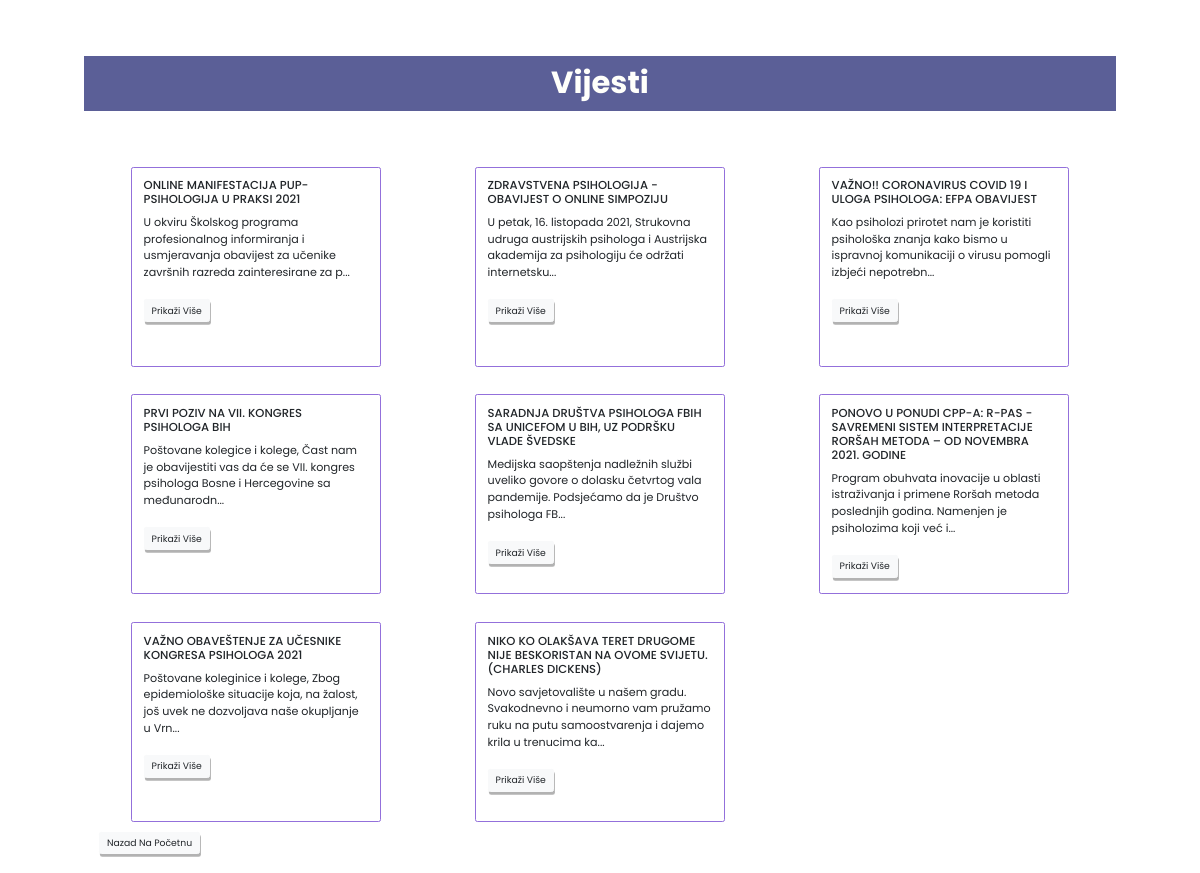
The app's page /vijesti/vijesti.php with its own data.
### tables this page shows
CREATE TABLE `data` (
  `id` int(11) NOT NULL,
  `title` varchar(255) NOT NULL,
  `content` longtext NOT NULL
);

### vijesti/logic.php (called while the page is built, shortened)
<?php
    $conn = mysqli_connect("localhost", "root", "", "inf_baza");
    $sql = "SELECT * FROM data";
    $query = mysqli_query($conn, $sql);
?>

### vijesti/vijesti.php (the view, shortened to what this page needs)
<?php
    include "logic.php";
?>
<!DOCTYPE html>
<html lang="en">
<head>
<link rel="stylesheet" href="stil.css">
    <link rel="stylesheet" href="https://stackpath.bootstrapcdn.com/bootstrap/4.5.2/css/bootstrap.min.css">
</head>
<body style="background-image: url(139.jpg);">
    <section> <h1 class="heading"><b>Vijesti</b></h1>
    <div class="container mt-5">
        <div class="row">
            <?php foreach($query as $q){ ?>
                <div class="col-12 col-lg-4 d-flex justify-content-center">
                    <div class="card text-black bg-white mt-5" style="width: 250px; height: 200px; border-color: mediumpurple;">
                        <div class="card-body">
                            <h5 class="card-title" style="text-transform: uppercase;"><?php echo $q['title'];?></h5>
                            <p class="card-text" style="text-transform: none; font-size: 1.2rem"><?php echo substr($q['content'], 0, 130);?>...</p>
                            <a href="pregledaj.php?id=<?php echo $q['id']?>" class="btn btn-light">Prikaži više <span class="text-danger"></span></a>
                        </div>
                    </div>
                </div>
            <?php }?>
        </div>
        <a href="http://localhost/infiniteopolis/index.php#home" class="btn btn-light my-3">Nazad na početnu</a>
    </div>
</section>
</body>
</html>

### vijesti/stil.css (style rules this page uses)
:root { --gradient: linear-gradient(90deg, #FFFFFB, #5B5F97); }
* { font-family: 'Poppins', sans-serif; margin: 0; padding: 0; box-sizing: border-box; border: none; outline: none; text-decoration: none; text-transform: capitalize; transition: all .2s linear; }
html { font-size: 58%; overflow-x: hidden; }
body { background: url('slike/139.jpg'); background-size: cover; }
.btn { padding: 1rem 3rem; font-size: 2rem; color: #fff; background: #5B5F97; margin-top: 1rem; border-radius: 12px; cursor: pointer; box-shadow: 0.1rem .3rem rgba(0, 0, 0, .3); vertical-align: center; align-content: center; position: relative; z-index: 0; overflow: hidden; }
.btn::before { content: ''; position: absolute; top: -1rem; left:-100%; background: #fff; height: 150%; width: 20%; transform: rotate(25deg); z-index: -1; }
section { min-height: 100vh; padding: 1rem 7%; padding-top: 6rem; }
.heading { background:#5B5F97 ; padding: 1rem; font-size: 3.3rem; text-align: center; color: #FFFFFB; }

### records on screen
data: title "ONLINE MANIFESTACIJA PUP- PSIHOLOGIJA U PRAKSI 2021", content "U okviru Školskog programa profesionalnog informiranja i usmjeravanja obavijest za učenike završnih razreda zainteresirane za p"
data: title "ZDRAVSTVENA PSIHOLOGIJA - OBAVIJEST O ONLINE SIMPOZIJU", content "U petak, 16. listopada 2021, Strukovna udruga austrijskih psihologa i Austrijska akademija za psihologiju će održati internetsku"
data: title "VAŽNO!! CORONAVIRUS COVID 19 I ULOGA PSIHOLOGA: EFPA OBAVIJEST", content "Kao psiholozi prirotet nam je koristiti psihološka znanja kako bismo u ispravnoj komunikaciji o virusu pomogli izbjeći nepotrebn"
data: title "PRVI POZIV NA VII. KONGRES PSIHOLOGA BIH", content "Poštovane kolegice i kolege, Čast nam je obavijestiti vas da će se VII. kongres psihologa Bosne i Hercegovine sa međunarodn"
data: title "SARADNJA DRUŠTVA PSIHOLOGA FBIH SA UNICEFOM U BIH, UZ PODRŠKU VLADE ŠVEDSKE", content "Medijska saopštenja nadležnih službi uveliko govore o dolasku četvrtog vala pandemije. Podsjećamo da je Društvo psihologa FB"
data: title "PONOVO U PONUDI CPP-A: R-PAS - SAVREMENI SISTEM INTERPRETACIJE RORŠAH METODA – OD NOVEMBRA 2021. GODINE", content "Program obuhvata inovacije u oblasti istraživanja i primene Roršah metoda poslednjih godina. Namenjen je psiholozima koji već i"
data: title "VAŽNO OBAVEŠTENJE ZA UČESNIKE KONGRESA PSIHOLOGA 2021", content "Poštovane koleginice i kolege, Zbog epidemiološke situacije koja, na žalost, još uvek ne dozvoljava naše okupljanje u Vrn"
data: title "NIKO KO OLAKŠAVA TERET DRUGOME NIJE BESKORISTAN NA OVOME SVIJETU. (CHARLES DICKENS)", content "Novo savjetovalište u našem gradu. Svakodnevno i neumorno vam pružamo ruku na putu samoostvarenja i dajemo krila u trenucima ka"
